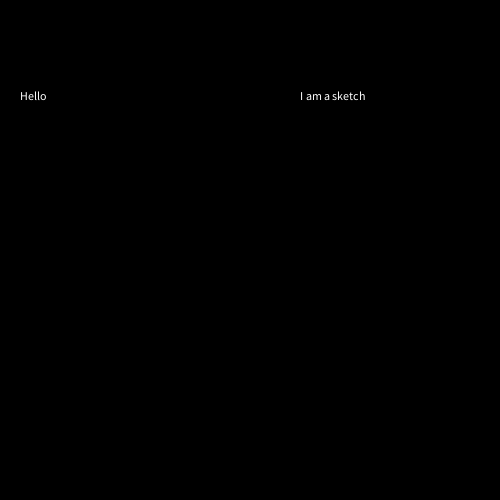
Frame 1 (no input)
Frame 60 (the mouse pressed at the canvas centre just before this capture): identical to frame 1, image omitted
Frame 120 (the mouse held since frame 60 and released just before this capture): identical to frame 1, image omitted

The Processing sketch that drew this single still picture (run headless with seeded random() and noise(); from frame 60 on, the mouse is pressed at the canvas centre):

// Processing sketch: sketchIntro
// ── sketchIntro.pde
boolean isIntroOver = false;

void setup() {
  size(500, 500);
}

void draw() {
  pushMatrix();
  
  if (isIntroOver) {
    drawMain();
  } 
  else {
    drawIntro();
  }
  
  popMatrix();
    
  text("I am a sketch", 300, 100);
}

void drawIntro() {
  background(0);
  text("Hello", 20, 100);
}

void drawMain() {
  background(255, 69, 0);

  translate(width * 0.5, height * 0.5);
  rotate(millis() * 0.001);

  rect(0, 0, 200, 200);
}

void mouseClicked() {
  isIntroOver = true;
}
